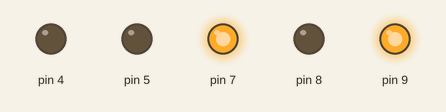
This sketch was run on a simulated Arduino Uno, built with avr-gcc and run on an emulated ATmega328P. Parts: output pins drawn as LEDs (lit = HIGH).

Above: at 0.1 s.
Timing chart, 0 to 1.6 s (numbered marks = the images above):
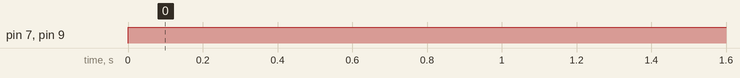

The sketch:

motor.ino
```cpp
void setup() {

  pinMode(7, OUTPUT);       // Motor A 방향설정1

  pinMode(8, OUTPUT);       // Motor A 방향설정2

  pinMode(4, OUTPUT);       // Motor B 방향설정1

  pinMode(5, OUTPUT);       // Motor B 방향설정2

}


void loop() {

  /*모터A설정*/

  digitalWrite(7, HIGH);     // Motor A 방향설정1

  digitalWrite(8, LOW);      // Motor A 방향설정2

  analogWrite(9, 255);       // Motor A 속도조절 (0~255)

}
```

Measured:
- by itself, pin 7, pin 9: LOW → HIGH at 0.00 s
